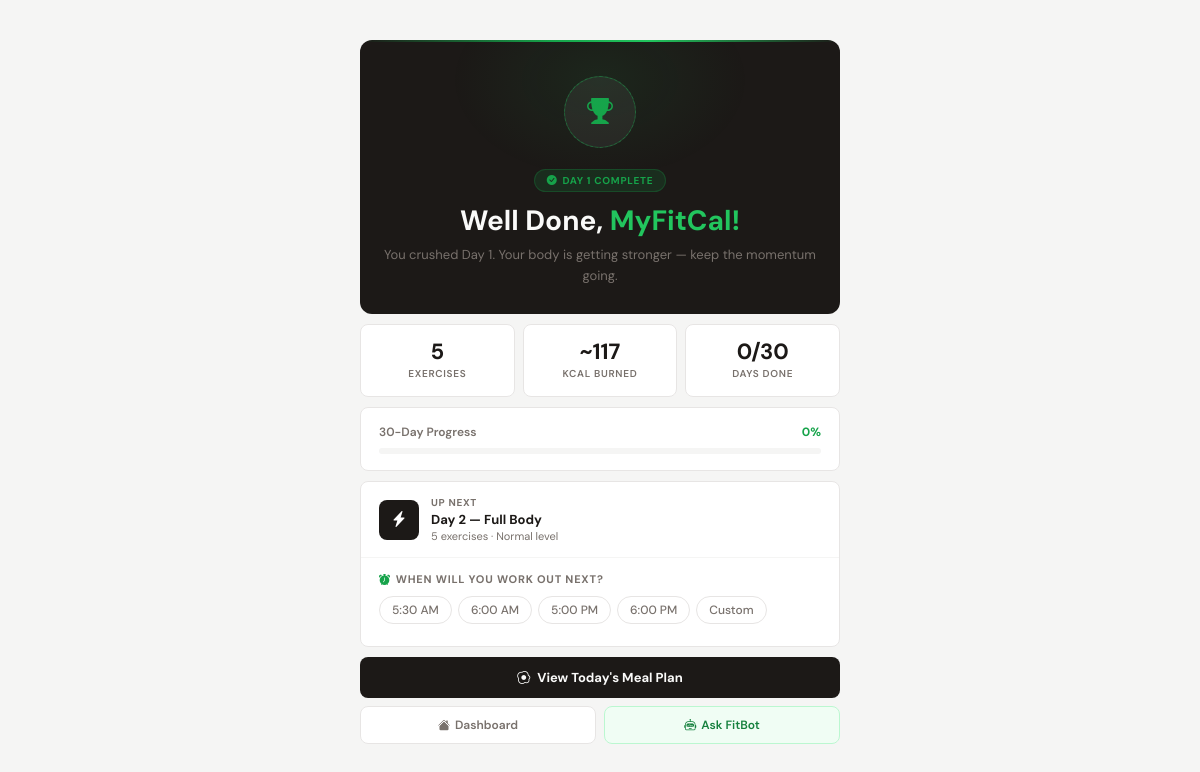
The app's page /user/complete.php (signed in) with its own data.
### tables this page shows
CREATE TABLE `users` (
  `id` int(10) UNSIGNED NOT NULL,
  `name` varchar(100) NOT NULL,
  `email` varchar(180) NOT NULL,
  `password` varchar(255) NOT NULL,
  `role` enum('user','admin') NOT NULL DEFAULT 'user',
  `gender` enum('male','female','other') DEFAULT NULL,
  `birthdate` date DEFAULT NULL,
  `height_cm` decimal(5,2) DEFAULT NULL,
  `weight_kg` decimal(5,2) DEFAULT NULL,
  `profile_pic` varchar(255) DEFAULT NULL,
  `is_active` tinyint(1) NOT NULL DEFAULT 1,
  `created_at` datetime NOT NULL DEFAULT current_timestamp(),
  `updated_at` datetime NOT NULL DEFAULT current_timestamp() ON UPDATE current_timestamp(),
  `verify_token` varchar(64) DEFAULT NULL,
  `is_verified` tinyint(1) NOT NULL DEFAULT 0,
  `verify_expires_at` datetime DEFAULT NULL,
  `otp_code` varchar(6) DEFAULT NULL,
  `otp_expires_at` datetime DEFAULT NULL
);

CREATE TABLE `user_fitness` (
  `id` int(11) NOT NULL,
  `user_id` int(10) UNSIGNED NOT NULL,
  `fitness_level` enum('beginner','normal','expert','advance') NOT NULL,
  `activity_level` enum('sedentary','lightly_active','moderately_active','very_active') NOT NULL,
  `days_per_week` int(11) NOT NULL DEFAULT 3,
  `created_at` timestamp NOT NULL DEFAULT current_timestamp(),
  `updated_at` timestamp NOT NULL DEFAULT current_timestamp() ON UPDATE current_timestamp()
);

### config/exercises.php (called while the page is built, shortened)
<?php
function getExercisePlan($level, $activity, $goal, $days_per_week, $gender = "male") {
        $imgPushup  = '/myfitcal_system/assets/image/workoutpushup.png';
        $imgRun     = '/myfitcal_system/assets/image/workoutrun.png';
        $imgLift    = '/myfitcal_system/assets/image/workoutlift.png';
        $imgYoga    = '/myfitcal_system/assets/image/workoutyoga.png';
    $female_focuses = [
        'lose'     => ['Cardio & Core','Lower Body','Full Body','Cardio & Core','Glutes & Legs','Rest Day'],
        'maintain' => ['Lower Body','Core & Arms','Glutes & Legs','Full Body','Core & Arms','Rest Day'],
        'gain'     => ['Glutes & Legs','Upper Body','Rest Day','Glutes & Legs','Full Body','Core'],
        'muscle'   => ['Glutes','Hamstrings & Core','Legs & Cardio','Upper Body & Core','Rest Day','Full Body'],
    ];
    if (strtolower($gender) === 'female') {
        $pool = $female_library[$level] ?? $female_library['beginner'];
        $focus_cycle = $female_focuses[$goal] ?? $female_focuses['maintain'];
    } else {
        $pool = $library[$level] ?? $library['beginner'];
    }
    $all  = array_keys($pool);
    $schedule = [];
    $workout_day = 0;
    if (strtolower($gender) !== 'female') {
        $focuses = [
            'lose'     => ['Cardio Burn','Full Body','HIIT','Cardio Burn','Full Body','Rest Day'],
            'maintain' => ['Full Body','Strength','Cardio','Full Body','Strength','Rest Day'],
            'gain'     => ['Upper Body','Lower Body','Rest Day','Upper Body','Lower Body','Full Body'],
            'muscle'   => ['Chest & Triceps','Back & Biceps','Legs','Shoulders & Core','Rest Day','Full Body'],
        ];
        $focus_cycle = $focuses[$goal] ?? $focuses['maintain'];
    }
    for ($d = 1; $d <= 30; $d++) {
        $focus_idx = ($d - 1) % count($focus_cycle);
        $focus     = $focus_cycle[$focus_idx];
        $is_rest   = ($focus === 'Rest Day');
        if ($is_rest) {
            $schedule[$d] = ['day' => $d, 'focus' => 'Rest Day', 'is_rest' => true, 'exercises' => []];
        } else {
            $offset = ($workout_day * 3) % count($all);
            $picks  = array_slice($all, $offset, 5);
            if (count($picks) < 5) $picks = array_merge($picks, array_slice($all, 0, 5 - count($picks)));
            $exs = [];
            foreach ($picks as $name) {
                $exs[] = array_merge(['name' => $name], $pool[$name]);
            }
            $schedule[$d] = ['day' => $d, 'focus' => $focus, 'is_rest' => false, 'exercises' => $exs];
            $workout_day++;
        }
    }
    return $schedule;
}

### user/complete.php (the view, shortened to what this page needs)
<?php
require_once '../config/exercises.php';
$user_id = $_SESSION['user_id'];
$db = getDB();
$day = (int)($_GET['day'] ?? 1);
$fq = $db->prepare("SELECT * FROM user_fitness WHERE user_id=?");
$fq->execute([$user_id]);
$fitness = $fq->fetch();
$gq = $db->prepare("SELECT * FROM user_goals WHERE user_id=?");
$gq->execute([$user_id]);
$goals = $gq->fetch();
$level    = $fitness['fitness_level'] ?? 'beginner';
$activity = $fitness['activity_level'] ?? 'sedentary';
$goal_type= $goals['goal_type'] ?? 'maintain';
$days_pw  = $fitness['days_per_week'] ?? 3;
$genderq = $db->prepare("SELECT gender FROM users WHERE id=? LIMIT 1");
$genderq->execute([$user_id]);
$gender = $genderq->fetchColumn() ?: 'male';
$schedule = getExercisePlan($level, $activity, $goal_type, $days_pw, $gender);
$today    = $schedule[$day];
$next_day = null;
for ($d = $day + 1; $d <= 30; $d++) {
    if (!$schedule[$d]['is_rest']) { $next_day = $d; break; }
}
$total_kcal = array_sum(array_column($today['exercises'], 'calories')) * 3;
$uq = $db->prepare("SELECT name FROM users WHERE id=?");
$uq->execute([$user_id]);
$user = $uq->fetch();
$cq = $db->prepare("SELECT COUNT(DISTINCT day_number) FROM user_workout_progress WHERE user_id=? AND completed=1");
$cq->execute([$user_id]);
$total_done = (int)$cq->fetchColumn();
$activity_level2 = $fitness['activity_level'] ?? 'sedentary';
$times_map = [
    'sedentary'         => ['6:00 AM','7:00 AM','12:00 PM','6:00 PM','7:00 PM'],
    'lightly_active'    => ['6:30 AM','7:30 AM','12:00 PM','5:30 PM','7:00 PM'],
    'moderately_active' => ['6:00 AM','12:00 PM','5:00 PM','6:00 PM'],
    'very_active'       => ['5:30 AM','6:00 AM','5:00 PM','6:00 PM'],
];
$sugg_times  = $times_map[$activity_level2] ?? $times_map['sedentary'];
$saved_time2 = '';
try {
    $db->exec("CREATE TABLE IF NOT EXISTS workout_reminders (
      id INT UNSIGNED AUTO_INCREMENT PRIMARY KEY,
      user_id INT UNSIGNED NOT NULL UNIQUE,
      reminder_time VARCHAR(10) NOT NULL,
      next_workout_day INT NOT NULL DEFAULT 1,
      is_active TINYINT(1) DEFAULT 1,
      updated_at DATETIME DEFAULT CURRENT_TIMESTAMP ON UPDATE CURRENT_TIMESTAMP
    ) ENGINE=InnoDB DEFAULT CHARSET=utf8mb4");
    $rq = $db->prepare("SELECT reminder_time FROM workout_reminders WHERE user_id=? AND is_active=1");
    $rq->execute([$user_id]);
    $saved_time2 = $rq->fetchColumn() ?: ($_SESSION['preferred_workout_time'] ?? '');
} catch(Exception $e) { $saved_time2 = $_SESSION['preferred_workout_time'] ?? ''; }
$first_name  = htmlspecialchars(explode(' ', $user['name'])[0]);
$progress_pct = round($total_done / 30 * 100);
?>
<!DOCTYPE html>
<html lang="en">
<head>
<link rel="stylesheet" href="https://cdn.jsdelivr.net/npm/bootstrap-icons@1.11.3/font/bootstrap-icons.css">
</head>
<body>
<div class="confetti-wrap" id="confetti"></div>
<div class="wrap">
  <div class="hero">
    <div class="trophy-wrap">
      <div class="trophy-ring"></div>
      <div class="trophy-circle"><i class="bi bi-trophy-fill"></i></div>
    </div>
    <div class="day-tag"><i class="bi bi-check-circle-fill"></i> Day <?= $day ?> Complete</div>
    <div class="hero-title">Well Done, <span class="name"><?= $first_name ?>!</span></div>
    <div class="hero-sub">You crushed Day <?= $day ?>. Your body is getting stronger — keep the momentum going.</div>
  </div>
  <div class="stats">
    <div class="scard">
      <div class="scard-val"><?= count($today['exercises']) ?></div>
      <div class="scard-label">Exercises</div>
    </div>
    <div class="scard">
      <div class="scard-val">~<?= $total_kcal ?></div>
      <div class="scard-label">kcal Burned</div>
    </div>
    <div class="scard">
      <div class="scard-val"><?= $total_done ?>/30</div>
      <div class="scard-label">Days Done</div>
    </div>
  </div>
  <div class="prog-card">
    <div class="prog-top">
      <span>30-Day Progress</span>
      <strong><?= $progress_pct ?>%</strong>
    </div>
    <div class="prog-track">
    </div>
  </div>
  <?php if ($next_day): ?>
  <div class="next-card">
    <div class="next-head">
      <div class="next-icon"><i class="bi bi-lightning-charge-fill"></i></div>
      <div>
        <div class="next-eyebrow">Up Next</div>
        <div class="next-title">Day <?= $next_day ?> — <?= htmlspecialchars($schedule[$next_day]['focus']) ?></div>
        <div class="next-meta"><?= count($schedule[$next_day]['exercises']) ?> exercises &middot; <?= ucfirst($level) ?> level</div>
      </div>
    </div>
    <div class="reminder-body">
      <div class="reminder-lbl"><i class="bi bi-alarm-fill"></i> When will you work out next?</div>
      <div class="time-pills">
        <?php foreach($sugg_times as $t): ?>
        <button class="time-pill <?= $saved_time2===$t?'selected':'' ?>" onclick="selectTime('<?= $t ?>',this)"><?= $t ?></button>
        <?php endforeach; ?>
        <button class="time-pill" onclick="showCustom()">Custom</button>
      </div>
    </div>
  </div>
  <?php endif; ?>
  <div class="actions">
    <a href="/myfitcal_system/user/meals.php?day=<?= $day ?>" class="btn-primary">
      <i class="bi bi-egg-fried"></i> View Today's Meal Plan
    </a>
    <div class="btn-row">
      <a href="/myfitcal_system/user/dashboard.php" class="btn-sec">
        <i class="bi bi-house-fill"></i> Dashboard
      </a>
      <a href="/myfitcal_system/user/chatbot.php" class="btn-bot">
        <i class="bi bi-robot"></i> Ask FitBot
      </a>
    </div>
  </div>
</div>
</body>
</html>

### records on screen
users: name "MyFitCal"
user_fitness: fitness_level "Normal", activity_level "5:30 AM", activity_level "6:00 AM", activity_level "5:00 PM", activity_level "6:00 PM"

### other values on screen
$day "1"
count($today['exercises']) "5"
$total_kcal "117"
$total_done "0"
$progress_pct "0"
$next_day "2"
$schedule[$next_day]['focus'] "Full Body"
count($schedule[$next_day]['exercises']) "5"
